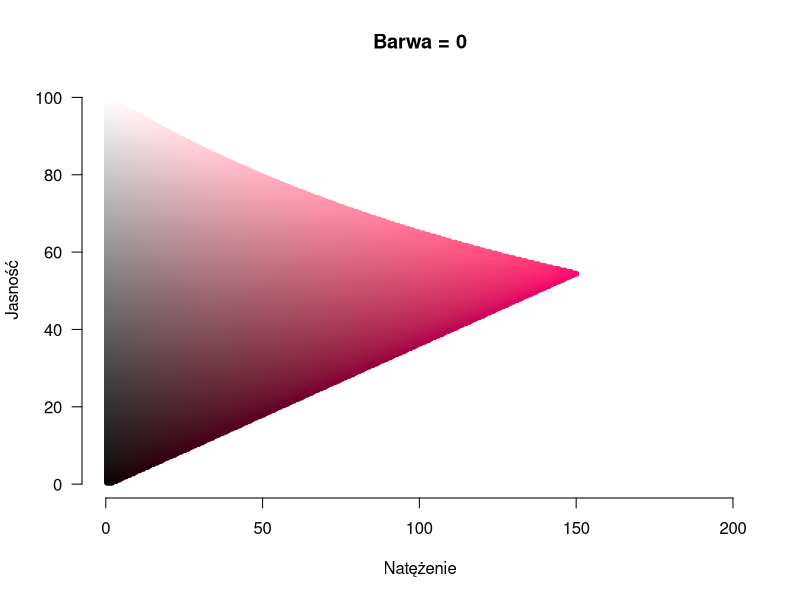
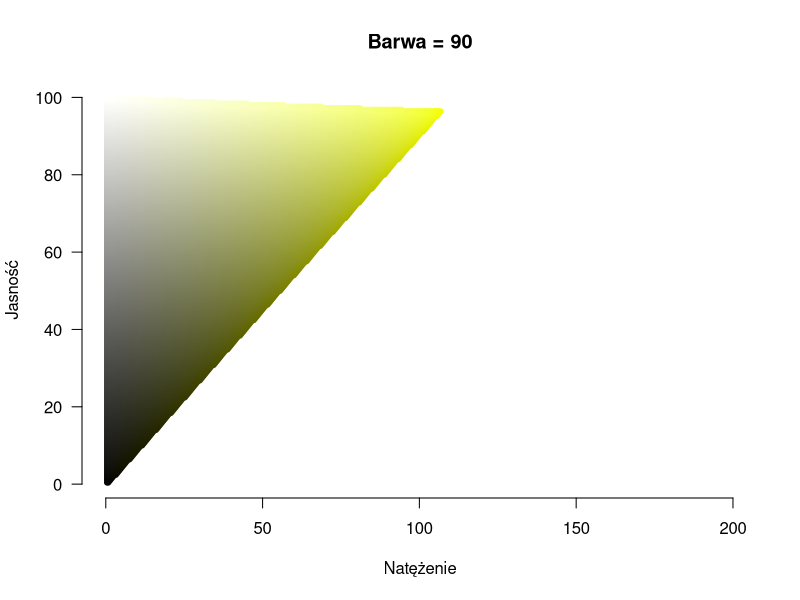
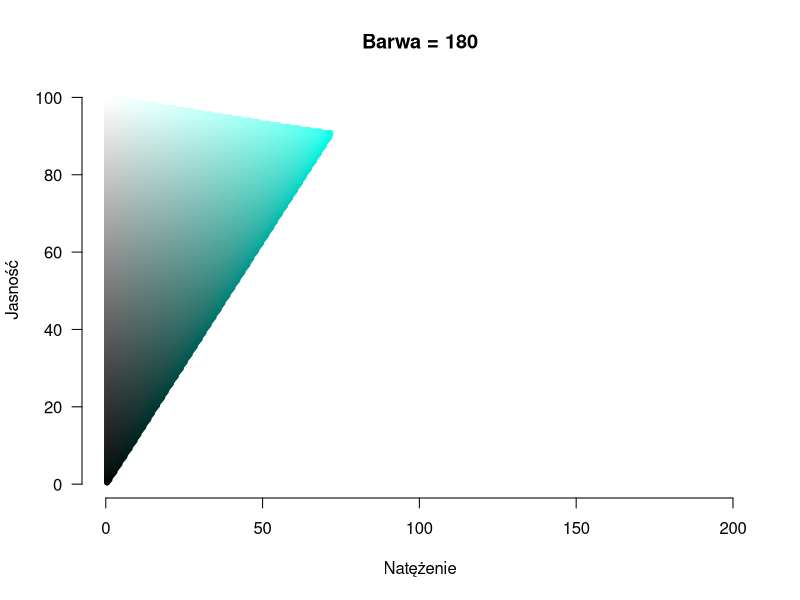
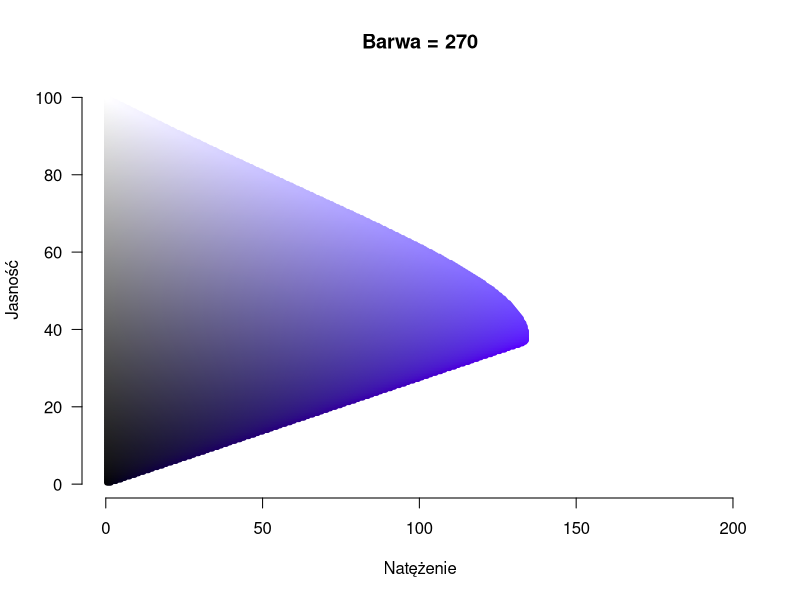
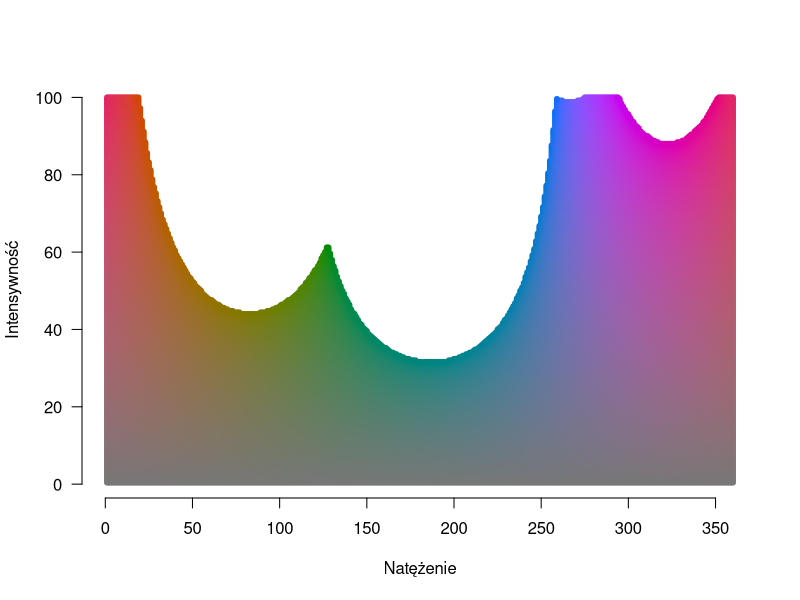
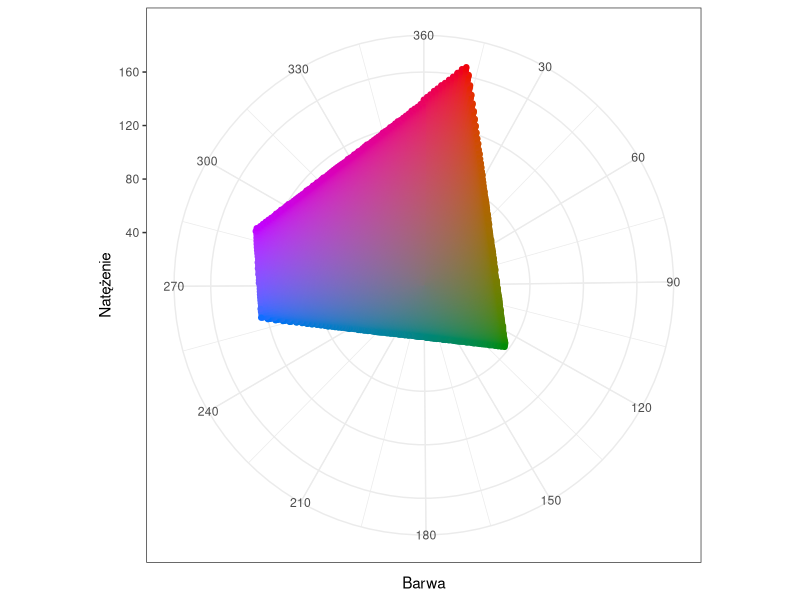

These charts were generated, in order, by the following R code: (Note: this script raises an error after producing the figures.)
library(gridExtra)
library(reshape2)
library(ggplot2)

mat <- matrix(0, 500, 250)
colnames(mat) <- 1:250
rownames(mat) <- 1:500
mmat <- melt(mat)[,1:2]

h = 0
kols <- apply(mmat, 1, function(x) hcl(h, x[1]/2.5, x[2]/2.5, fixup=FALSE))
plot(mmat[,1]/2.5, mmat[,2]/2.5, col=kols, pch=20, las=1, xlab="Natężenie", ylab="Jasność", bty="n", main="Barwa = 0")

h = 90
kols <- apply(mmat, 1, function(x) hcl(h, x[1]/2.5, x[2]/2.5, fixup=FALSE))
plot(mmat[,1]/2.5, mmat[,2]/2.5, col=kols, pch=20, las=1, xlab="Natężenie", ylab="Jasność", bty="n", main="Barwa = 90")

h = 180
kols <- apply(mmat, 1, function(x) hcl(h, x[1]/2.5, x[2]/2.5, fixup=FALSE))
plot(mmat[,1]/2.5, mmat[,2]/2.5, col=kols, pch=20, las=1, xlab="Natężenie", ylab="Jasność", bty="n", main="Barwa = 180")

h = 270
kols <- apply(mmat, 1, function(x) hcl(h, x[1]/2.5, x[2]/2.5, fixup=FALSE))
plot(mmat[,1]/2.5, mmat[,2]/2.5, col=kols, pch=20, las=1, xlab="Natężenie", ylab="Jasność", bty="n", main="Barwa = 270")


mat <- matrix(0, 360, 250)
colnames(mat) <- 1:250
rownames(mat) <- 1:360
mmat <- melt(mat)[,1:2]

kols <- apply(mmat, 1, function(x) hcl(x[1], x[2]/2, 50, fixup=FALSE))
plot(mmat[,1], mmat[,2]/2.5, col=kols, pch=20, las=1, xlab="Natężenie", ylab="Intensywność", bty="n", main="")

kols <- apply(mmat, 1, function(x) hcl(x[1], x[2]/1.5, 50, fixup=FALSE))
ggplot(aes(x=mmat[,1], y=mmat[,2]/1.5), data=mmat) + geom_point(color=I(kols)) + coord_polar() + theme_bw() + xlab("Barwa") + 
  ylab("Natężenie") + scale_x_continuous(breaks = seq(0,360,30))








mat <- matrix(0, 360, 250)
colnames(mat) <- 1:250
rownames(mat) <- 1:360
mmat <- melt(mat)[,1:2]

kols <- apply(mmat, 1, function(x) hcl(x[1], x[2]/1.5, 20, fixup=FALSE))
p1 <- ggplot(aes(x=mmat[,1], y=mmat[,2]/1.5), data=mmat) + geom_point(color=I(kols)) + coord_polar() + theme_bw() + xlab("Barwa") + 
  ylab("Natężenie") + scale_x_continuous(breaks = seq(0,360,30)) + ggtitle("Jasność = 20") 

kols <- apply(mmat, 1, function(x) hcl(x[1], x[2]/1.5, 50, fixup=FALSE))
p2 <- ggplot(aes(x=mmat[,1], y=mmat[,2]/1.5), data=mmat) + geom_point(color=I(kols)) + coord_polar() + theme_bw() + xlab("Barwa") + 
  ylab("Natężenie") + scale_x_continuous(breaks = seq(0,360,30)) + ggtitle("Jasność = 50") 

kols <- apply(mmat, 1, function(x) hcl(x[1], x[2]/1.5, 80, fixup=FALSE))
p3 <- ggplot(aes(x=mmat[,1], y=mmat[,2]/1.5), data=mmat) + geom_point(color=I(kols)) + coord_polar() + theme_bw() + xlab("Barwa") + 
  ylab("Natężenie") + scale_x_continuous(breaks = seq(0,360,30)) + ggtitle("Jasność = 80") 


mat <- matrix(0, 500, 250)
colnames(mat) <- 1:250
rownames(mat) <- 1:500
mmat2 <- melt(mat)[,1:2]

h = 10
kols <- apply(mmat2, 1, function(x) hcl(h, x[1]/2.5, x[2]/2.5, fixup=FALSE))
p4 <- ggplot(aes(x=mmat2[,1]/2.5, y=mmat2[,2]/2.5), data=mmat2) + geom_point(color=I(kols)) +
  xlab("Natężenie") + ylab("Jasność") + ggtitle("Barwa = 10") +  theme_bw() 

h = 130
kols <- apply(mmat2, 1, function(x) hcl(h, x[1]/2.5, x[2]/2.5, fixup=FALSE))
p5 <- ggplot(aes(x=mmat2[,1]/2.5, y=mmat2[,2]/2.5), data=mmat2) + geom_point(color=I(kols)) +
  xlab("Natężenie") + ylab("Jasność") + ggtitle("Barwa = 130") +  theme_bw() 

h = 260
kols <- apply(mmat2, 1, function(x) hcl(h, x[1]/2.5, x[2]/2.5, fixup=FALSE))
p6 <- ggplot(aes(x=mmat2[,1]/2.5, y=mmat2[,2]/2.5), data=mmat2) + geom_point(color=I(kols)) +
  xlab("Natężenie") + ylab("Jasność") + ggtitle("Barwa = 260") +  theme_bw() 


setwd("/Users/pbiecek/camtasia/GitHub/Eseje/Kolory/")

pdf("skalaHCL.pdf", 15, 10)
grid.newpage()
print(p1, vp=viewport(0.16,0.25,0.33, 0.5))
print(p2, vp=viewport(0.16+0.33,0.25,0.33, 0.5))
print(p3, vp=viewport(0.16+0.66,0.25,0.33, 0.5))

print(p4, vp=viewport(0.16,0.75,0.33, 0.5))
print(p5, vp=viewport(0.16+0.33,0.75,0.33, 0.5))
print(p6, vp=viewport(0.16+0.66,0.75,0.33, 0.5))
dev.off()



png("skalaHCL.png", 1500, 1000)
grid.newpage()
print(p1, vp=viewport(0.16,0.25,0.33, 0.5))
print(p2, vp=viewport(0.16+0.33,0.25,0.33, 0.5))
print(p3, vp=viewport(0.16+0.66,0.25,0.33, 0.5))

print(p4, vp=viewport(0.16,0.75,0.33, 0.5))
print(p5, vp=viewport(0.16+0.33,0.75,0.33, 0.5))
print(p6, vp=viewport(0.16+0.66,0.75,0.33, 0.5))
dev.off()

